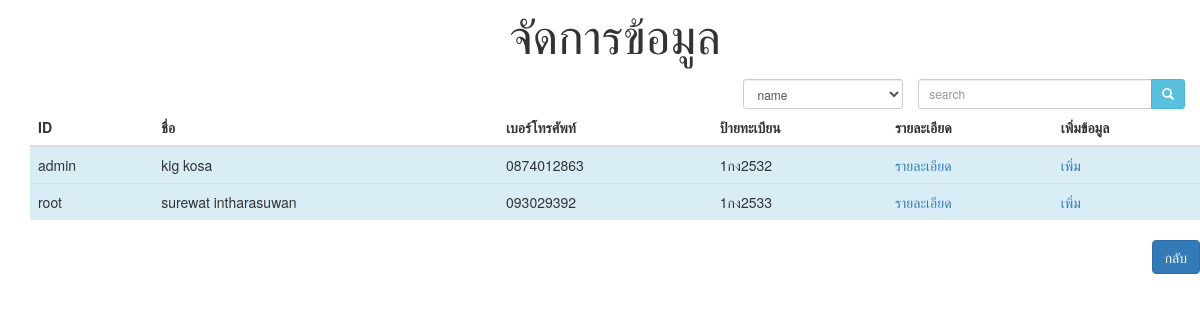
The page /layout/edit_user.php (signed in) on the database as committed earlier.
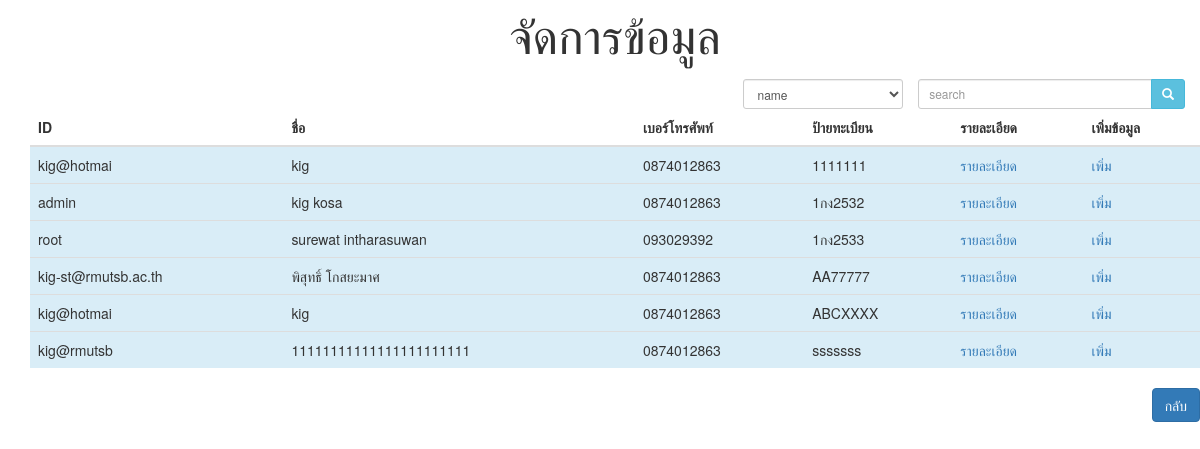
The same page on the database as committed later.
### tables this page shows
CREATE TABLE `car` (
  `registration` varchar(30) NOT NULL,
  `version` varchar(20) NOT NULL,
  `date_` date NOT NULL,
  `mile_start` int(10) NOT NULL DEFAULT '0',
  `cus_id` varchar(20) NOT NULL
);

CREATE TABLE `customer` (
  `cus_id` varchar(20) NOT NULL COMMENT 'รหัสลูกค้า',
  `cus_name` varchar(30) NOT NULL COMMENT 'ชื่อลูกค้า',
  `sex` varchar(1) NOT NULL COMMENT 'เพศ F= หญิง M=ชาย',
  `tel` varchar(10) NOT NULL COMMENT 'เบอร์โทร',
  `address` varchar(50) NOT NULL COMMENT 'ที่อยู่',
  `birthday` varchar(10) NOT NULL,
  `password` varchar(20) NOT NULL,
  `permission` varchar(255) NOT NULL
);

### layout/edit_user.php (the view, shortened to what this page needs)
<?php
include "../connect.php";
?>
<!DOCTYPE html>
<html lang="en">
<head>
  <link rel="stylesheet" href="http://maxcdn.bootstrapcdn.com/bootstrap/3.3.5/css/bootstrap.min.css">
</head>
<body>
<div class="container">
<div class="container">
<div class="row">
 <p align="center"><font size="30">จัดการข้อมูล</font></p>
<form action="" method="get" accept-charset="utf-8" class="form-signin pull-right">
  <div class="container">
  <div class="row ">
  <div class="col-md-5 pull-right">
        <div class="col-md-15 pull-right">
           <span class="col-md-5">
            <select name="option" class="form-control input-sm">
            <?php $chk = isset($_GET['option'])?$_GET['option']:'';?>
            <option value="cus_name" <?php if($chk =='cus_name'){echo 'selected';} ?>>name</option>
            </select>
            </span>
           <div id="custom-search-input">
                   <div class="input-group col-md-7 pull-right">
                    <input type="text" class="form-control input-sm pull-right"  name="search" value="<?php echo isset($_GET['search']) ? $_GET['search'] : '';?>" placeholder="search" >
                    <span class="input-group-btn">
                        <button class="btn btn-info btn-sm" type="submit">
                            <i class="glyphicon glyphicon-search"></i>
                        </button>
                    </span>
                </div>
            </div>
        </div>
        </div>
  </div>
</div>
</form>
<table class="table table-striped">
<thead>
      <tr>
        <th>ID</th>
        <th>ชื่อ</th>
        <th>เบอร์โทรศัพท์</th>
        <th>ป้ายทะเบียน</th>
        <th>รายละเอียด</th>
        <th>เพิ่มข้อมูล</th>
      </tr>
    </thead>
<?php
  if(!empty($_GET['option'])&&!empty($_GET['search'])){
      $option = $_GET['option'];
      $se = $_GET['search'];
      $sql = "SELECT cus.cus_id,cus.cus_name,cus.tel,cus.permission,cus.password,car.registration FROM Customer  cus INNER JOIN car ON cus.cus_id=car.cus_id WHERE $option LIKE '%$se%'";
  }else{
    $sql = 'SELECT cus.cus_id,cus.cus_name,cus.tel,cus.permission,cus.password,car.registration FROM Customer cus INNER JOIN car ON cus.cus_id=car.cus_id';
  }
  $qr = $conn->prepare($sql);
  $qr->execute();
  $qr->bind_result($cus_id,$cus_name,$tel,$per,$pass,$registration);
  while ($qr->fetch()) {
  if($per!='admin'){
  echo '<tr class="info">';
  echo '<td>'.$cus_id.'</td><td>'.$cus_name.'</td><td>'.$tel.'</td><td>'.$registration.'</td><td><a href="./edit_user.php?show&user='.$cus_id.'&pass='.$pass.'&per=admin">รายละเอียด</a></td><td><a href="page.php?search='.$registration.'">เพิ่ม</a></td>';
  echo '</tr>';
  }
}
?>
</table>
 <button type="button" class="btn btn-primary pull-right" onclick="window.location.href='./page.php'">กลับ</button>
</div>
</div>
</div>
</body>
</html>

Rows that differ between the two databases and show on the page:
added car: cus.cus_id "kig@hotmai", cus.cus_name "kig", cus.tel "0874012863", registration "1111111"
added car: cus.cus_id "kig-st@rmutsb.ac.th", cus.cus_name "พิสุทธิ์ โกสยะมาศ", cus.tel "0874012863", registration "AA77777"
added car: cus.cus_id "kig@hotmai", cus.cus_name "kig", cus.tel "0874012863", registration "ABCXXXX"
added car: cus.cus_id "kig@rmutsb", cus.cus_name "11111111111111111111111", cus.tel "0874012863", registration "sssssss"
